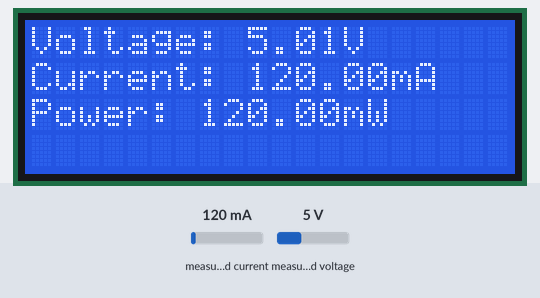
Recording of a sketch running on a simulated Arduino Uno, built with avr-gcc and run on an emulated ATmega328P. On the bench: 20×4 character LCD. The inputs (shaded band) are chosen by the test bench; at power-on: measured current 120 mA, measured voltage 5 V. What the sketch prints to the serial monitor is not drawn.

Above: at 5.2 s.
5.3 s: measured current set to 500 mA
At 7.3 s:
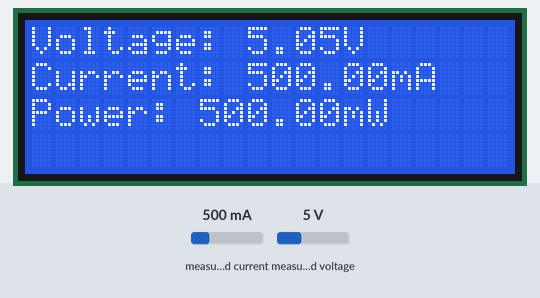
7.6 s: measured voltage set to 3.8 V
9.6 s: measured current set to 1000 mA
At 10.8 s:
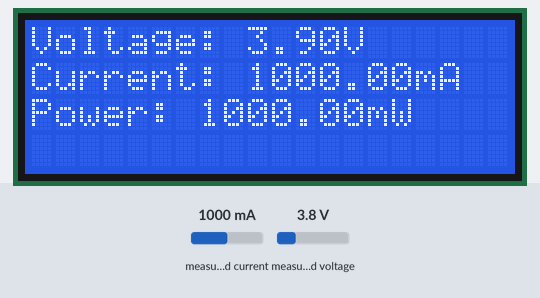
11.7 s: measured voltage set to 7.5 V
At 13.4 s:
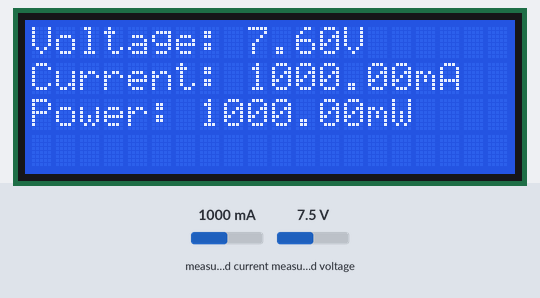
13.7 s: measured current set to 1500 mA
At 15.3 s:
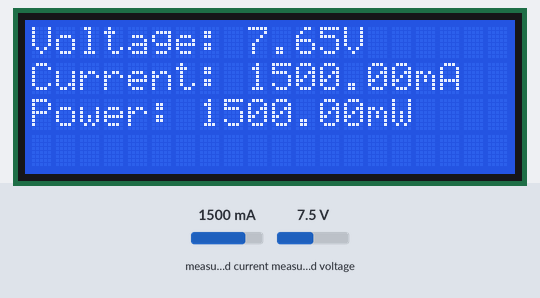
15.7 s: measured voltage set to 11.2 V
At 17.0 s:
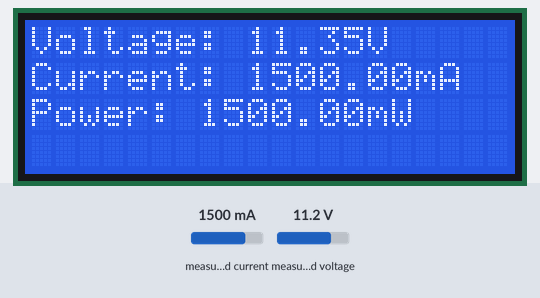
Timing chart, 0 to 18.7 s (numbered marks = the images above; inputs shaded):
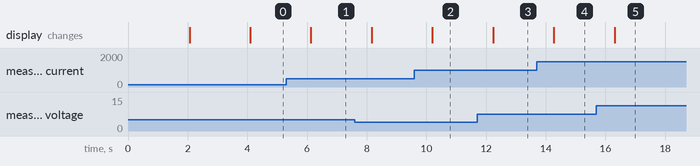

The sketch:

TestSimulacion.ino
```cpp
#include <Wire.h>
#include <Adafruit_INA219.h>
#include <LiquidCrystal.h>

LiquidCrystal lcd(2, 3, 4, 5, 6, 7);

Adafruit_INA219 ina219;

void setup(void) {
  // put your setup code here, to run once:
  Serial.begin(9600);
  while(!Serial){
    delay(1);
  }
  lcd.begin(20, 4);
  lcd.setCursor(0, 0);
  lcd.print("Varimetro");
  lcd.setCursor(0, 1);
  lcd.print("digital DC");
  delay(2000);
  lcd.clear();

  uint32_t currentFrequency;

  if(! ina219.begin()){
    lcd.setCursor(0, 0);
    lcd.print("Failed to find");
    lcd.setCursor(0, 1);
    lcd.print("INA219 chip");
    while (1) {delay(10);}
  }

  lcd.clear();
  ina219.setCalibration_32V_5A();

  lcd.setCursor(0, 0);
  lcd.print("Measuring voltage");
  lcd.setCursor(0, 2);
  lcd.print("INA219...");
  delay(2000);
  lcd.clear();
}

void loop(void) {
  // put your main code here, to run repeatedly:
  float shuntvoltage = 0;
  float busvoltage = 0;
  float current_mA = 0;
  float loadvoltage = 0;
  float power_mW = 0;
  lcd.clear();
  shuntvoltage = ina219.getShuntVoltage_mV();
  busvoltage = ina219.getBusVoltage_V();
  current_mA = ina219.getCurrent_mA();
  power_mW = ina219.getPower_mW();
  int potencia = power_mW/1000;
  loadvoltage = busvoltage + (shuntvoltage/1000);
  lcd.setCursor(0, 0);
  lcd.print("Voltage: "); lcd.print(loadvoltage); lcd.print("V");
  lcd.setCursor(0, 1);
  lcd.print("Current: "); lcd.print(current_mA); lcd.print("mA");
  lcd.setCursor(0, 2);
  lcd.print("Power: "); lcd.print(current_mA); lcd.print("mW");
  Serial.write(potencia);
  delay(1000);
}
```

Measured:
- after the input at 5.3 s, the display: changes after 0.83 s (image 1)
- after the input at 9.6 s, the display: changes after 0.60 s (image 2)
- after the input at 11.7 s, the display: changes after 0.54 s (image 3)
- after the input at 13.7 s, the display: changes after 0.57 s (image 4)
- after the input at 15.7 s, the display: changes after 0.61 s (image 5)
